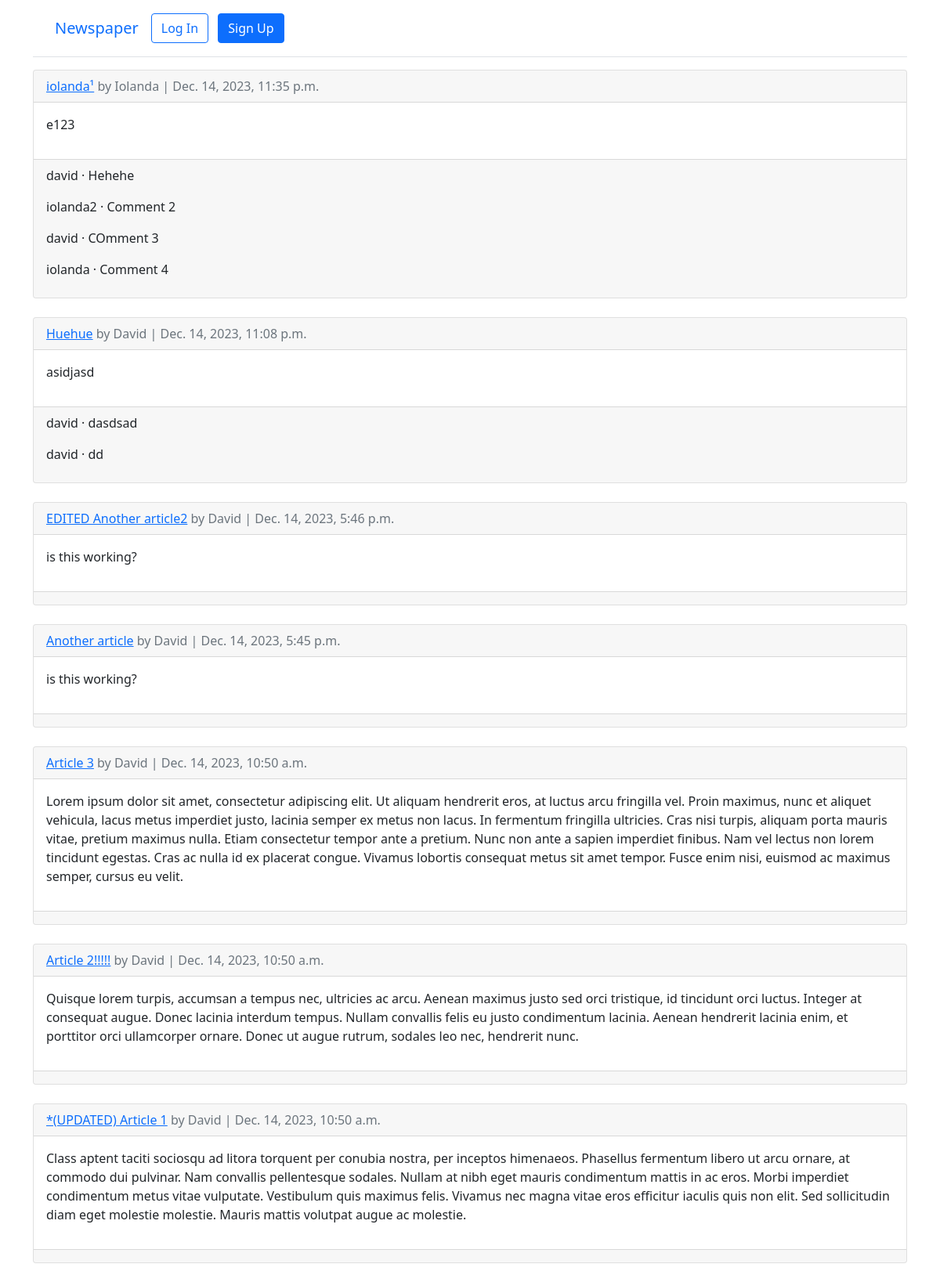
The app's page /articles/ with its own data.
### articles/models.py (models this page shows, shortened)
class Article(models.Model):
    title = models.CharField(max_length=255)
    body = models.TextField()
    date = models.DateTimeField(auto_now_add=True)
    author = models.ForeignKey(
        settings.AUTH_USER_MODEL,
        on_delete=models.CASCADE)
    class Meta:
        ordering = ['-id']

class Comments(models.Model):
    article = models.ForeignKey(Article, on_delete=models.CASCADE)
    author = models.ForeignKey(settings.AUTH_USER_MODEL, on_delete=models.CASCADE)
    comment = models.CharField(max_length=250)
    date = models.DateTimeField(auto_now_add=True)
    def __str__(self):
        if len(self.comment) > 50:
            return self.comment[:50] + '...'
        else:
            return self.comment

### accounts/models.py (models this page shows)
class CustomUser(AbstractUser):
    age = models.PositiveIntegerField(null=True, blank=True)

### articles/views.py (the view)
# urls.py: path('', views.ArticleListView.as_view(), name='article-list'),
class ArticleListView(ListView):
    model = Article
    template_name = 'articles/article_list.html'

### articles/templates/articles/article_list.html (shortened to what this page needs)
{% extends 'base.html' %}
{% block content %}
{% for article in article_list %}
  <div class="card">
    <div class="card-header">
      <span class="font-weight-bold"><a href="{% url 'article-detail' pk=article.id %}">{{ article.title }}</a></span>
      <span class="text-muted">by {{ article.author|title }}  |
      {{ article.date }}</span>
    </div>
    <div class="card-body">
      <p>{{ article.body }}</p>
    </div>
    <div class="card-footer">
      {% for comment in article.comments_set.all %}
        <p>
          <span class="font-weight-bold">
            {{ comment.author }} &middot;
          </span>
          {{ comment }}
        </p>
      {% endfor %}
    </div>
  </div>
  <br>
{% endfor %}
{% endblock content %}

### templates/base.html (shortened to what this page needs)
<!DOCTYPE html>
<html lang="en">
<head>
<link href="https://cdn.jsdelivr.net/npm/bootstrap@5.1.3/dist/css/bootstrap.min.css" rel="stylesheet">
</head>
<body>
<div class="container">
<header class="p-3 mb-3 border-bottom">
<div class="container">
<div class="d-flex flex-wrap align-items-center justify-content-center
justify-content-lg-start">
<a class="navbar-brand" href="{% url 'article-list' %}">Newspaper</a>
<ul class="nav col-12 col-lg-auto me-lg-auto mb-2 justify-content-center
mb-md-0">
{% if user.is_authenticated %}
<li><a href="{% url 'article-create' %}" class="nav-link px-2 link-dark">+ New</a></li>
</ul>
<div class="dropdown text-end">
<a href="#" class="d-block link-dark text-decoration-none dropdown-toggle"
id="dropdownUser1" data-bs-toggle="dropdown" aria-expanded="false">
{{ user.username }}
</a>
<ul class="dropdown-menu text-small" aria-labelledby="dropdownUser1">
<li><a class="dropdown-item" href="{% url 'password_change' %}">
Change password</a></li>
<li><a class="dropdown-item" href="{% url 'logout' %}">Log Out</a></li>
</ul>
  </div>
{% else %}
<div class="text-end">
<a href="{% url 'login' %}" class="btn btn-outline-primary me-2">
Log In</a>
<a href="{% url 'signup' %}" class="btn btn-primary">Sign Up</a>
</div>
{% endif %}
</div>
</div>
</header>
<main>
{% block content %}
{% endblock content %}
</main>
</div>
</body>
</html>

### records on screen
Article: title "iolanda¹", author "Iolanda", date "Dec. 14, 2023, 11:35 p.m.", body "e123"
Comments: author "david", comment "Hehehe"
Comments: author "iolanda2", comment "Comment 2"
Comments: author "david", comment "COmment 3"
Comments: author "iolanda", comment "Comment 4"
Article: title "Huehue", author "David", date "Dec. 14, 2023, 11:08 p.m.", body "asidjasd"
Comments: author "david", comment "dasdsad"
Comments: author "david", comment "dd"
Article: title "EDITED Another article2", author "David", date "Dec. 14, 2023, 5:46 p.m.", body "is this working?"
Article: title "Another article", author "David", date "Dec. 14, 2023, 5:45 p.m.", body "is this working?"
Article: title "Article 3", author "David", date "Dec. 14, 2023, 10:50 a.m.", body "Lorem ipsum dolor sit amet, consectetur adipiscing elit. Ut aliquam hendrerit eros, at luctus arcu fringilla vel. Proin maximus, nunc et aliquet vehicula, lacus metus imperdiet justo, lacinia semper ex metus non lacus. In fermentum fringilla ultricies. Cras nisi turpis, aliquam porta mauris vitae, pretium maximus nulla. Etiam consectetur tempor ante a pretium. Nunc non ante a sapien imperdiet finibus. Nam vel lectus non lorem tincidunt egestas. Cras ac nulla id ex placerat congue. Vivamus lobortis consequat metus sit amet tempor. Fusce enim nisi, euismod ac maximus semper, cursus eu velit."
Article: title "Article 2!!!!!", author "David", date "Dec. 14, 2023, 10:50 a.m.", body "Quisque lorem turpis, accumsan a tempus nec, ultricies ac arcu. Aenean maximus justo sed orci tristique, id tincidunt orci luctus. Integer at consequat augue. Donec lacinia interdum tempus. Nullam convallis felis eu justo condimentum lacinia. Aenean hendrerit lacinia enim, et porttitor orci ullamcorper ornare. Donec ut augue rutrum, sodales leo nec, hendrerit nunc."
Article: title "*(UPDATED) Article 1", author "David", date "Dec. 14, 2023, 10:50 a.m.", body "Class aptent taciti sociosqu ad litora torquent per conubia nostra, per inceptos himenaeos. Phasellus fermentum libero ut arcu ornare, at commodo dui pulvinar. Nam convallis pellentesque sodales. Nullam at nibh eget mauris condimentum mattis in ac eros. Morbi imperdiet condimentum metus vitae vulputate. Vestibulum quis maximus felis. Vivamus nec magna vitae eros efficitur iaculis quis non elit. Sed sollicitudin diam eget molestie molestie. Mauris mattis volutpat augue ac molestie."
